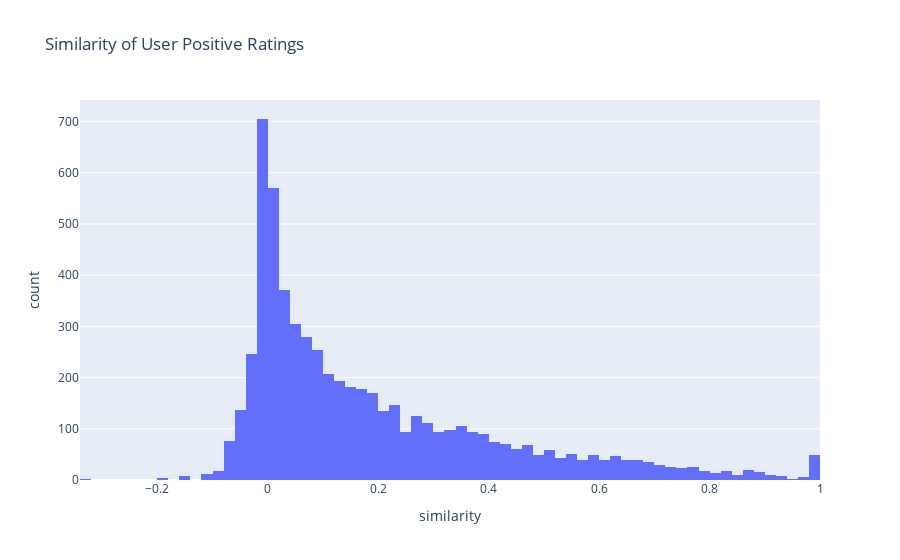

This figure's notebook cell:
### Code cell
px.histogram(users, x="similarity", title="Similarity of User Positive Ratings")

### Figure 1 — Plotly figure (JSON) as saved in the notebook; plotly's stock layout.template omitted (floating-point values rounded to 4 significant figures; data arrays with more than 128 entries replaced by an {"elided": "..."} marker saying what was removed)
{"data": [{"alignmentgroup": "True", "bingroup": "x", "hovertemplate": "similarity=%{x}<br>count=%{y}<extra></extra>", "legendgroup": "", "marker": {"color": "#636efa"}, "name": "", "offsetgroup": "", "orientation": "v", "showlegend": false, "type": "histogram", "x": {"elided": "6038 float values"}, "xaxis": "x", "yaxis": "y"}], "layout": {"barmode": "relative", "legend": {"tracegroupgap": 0}, "title": {"text": "Similarity of User Positive Ratings"}, "xaxis": {"anchor": "y", "domain": [0, 1], "title": {"text": "similarity"}}, "yaxis": {"anchor": "x", "domain": [0, 1], "title": {"text": "count"}}}}
